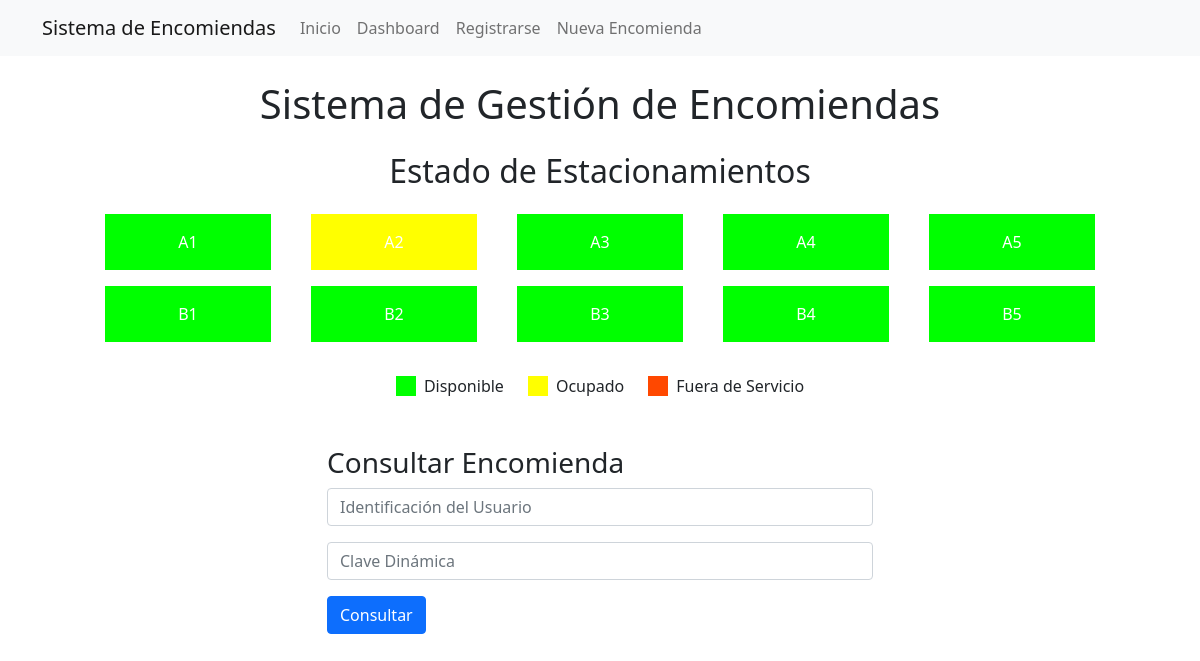
Before: / with the older database file.
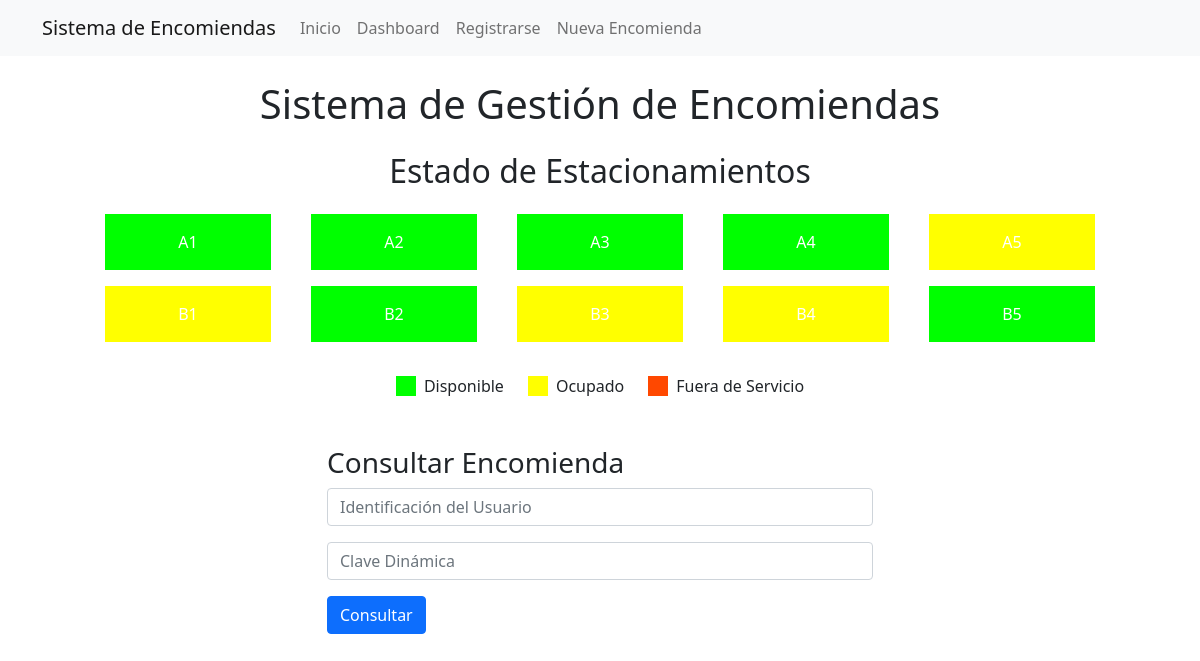
After: the same page with the newer database file.
### app.py (the view)
@app.route('/')
def index():
    conn = get_db_connection()
    estacionamientos = conn.execute('SELECT * FROM garajes').fetchall()
    conn.close()
    return render_template('index.html', estacionamientos=estacionamientos)

### app.py (called while the page is built)
def get_db_connection():
    conn = sqlite3.connect('database.db')
    conn.row_factory = sqlite3.Row
    return conn

### templates/index.html (shortened to what this page needs)
{% extends "base.html" %}
{% block content %}
<h1 class="text-center mb-4">Sistema de Gestión de Encomiendas</h1>
<h2 class="text-center mb-3">Estado de Estacionamientos</h2>
<div id="estacionamientos" class="row justify-content-center mb-4">
    {% for estacionamiento in estacionamientos %}
    <div class="col-2 m-2">
        <div class="estacionamiento {{ estacionamiento.estado }} p-3 text-center text-white">
            {{ estacionamiento.id }}
        </div>
    </div>
    {% endfor %}
</div>
<div class="row justify-content-center mb-5">
    <div class="col-auto">
        <div class="d-flex align-items-center">
            <div class="estacionamiento disponible me-2" style="width: 20px; height: 20px;"></div>
            <span>Disponible</span>
        </div>
    </div>
    <div class="col-auto">
        <div class="d-flex align-items-center">
            <div class="estacionamiento ocupado me-2" style="width: 20px; height: 20px;"></div>
            <span>Ocupado</span>
        </div>
    </div>
    <div class="col-auto">
        <div class="d-flex align-items-center">
            <div class="estacionamiento fuera-de-servicio me-2" style="width: 20px; height: 20px;"></div>
            <span>Fuera de Servicio</span>
        </div>
    </div>
</div>
<div class="row mb-4">
    <div class="col-md-6 offset-md-3">
        <h3>Consultar Encomienda</h3>
        <form id="consultaForm">
            <div class="mb-3">
                <input type="text" class="form-control" name="identificacion" placeholder="Identificación del Usuario" required>
            </div>
            <div class="mb-3">
                <input type="text" class="form-control" name="clave_dinamica" placeholder="Clave Dinámica" required>
            </div>
            <button type="submit" class="btn btn-primary">Consultar</button>
        </form>
    </div>
</div>
{% endblock %}

Changed rows visible on the page:
changed garajes "A2": estado "ocupado" → "disponible" (drawn)
changed garajes "A5": estado "disponible" → "ocupado" (drawn)
changed garajes "B1": estado "disponible" → "ocupado" (drawn)
changed garajes "B3": estado "disponible" → "ocupado" (drawn)
changed garajes "B4": estado "disponible" → "ocupado" (drawn)
